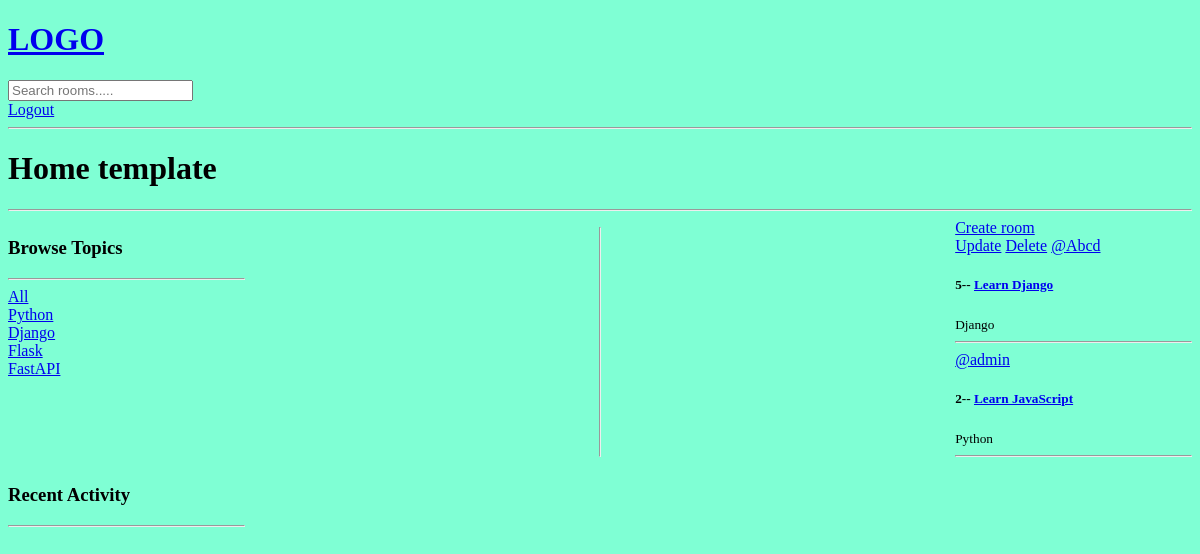
The page / (signed in) on the database as committed earlier.
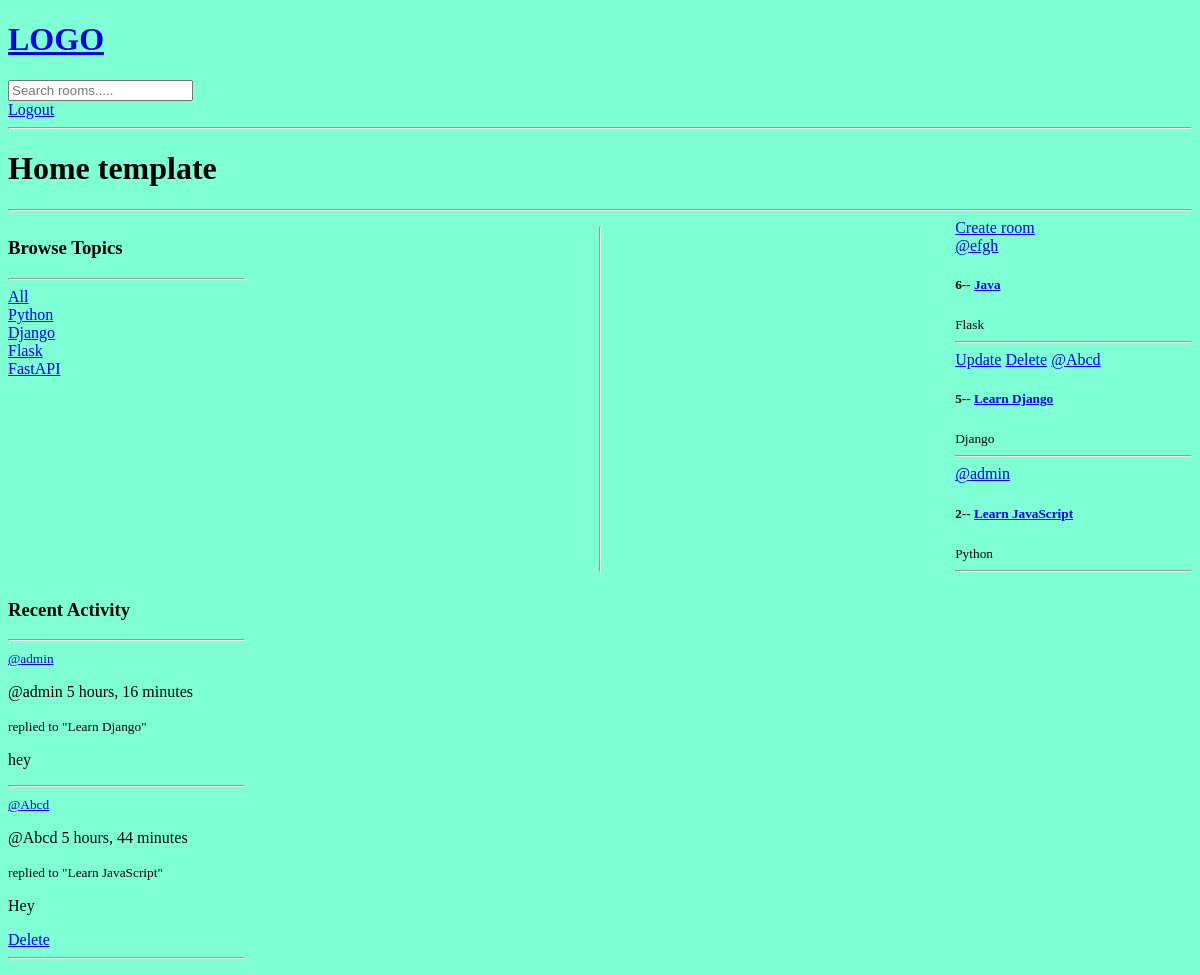
The same page on the database as committed later.
### app/models.py (models this page shows, shortened)
class Topic(models.Model):
    name=models.CharField(max_length=100)

class Room(models.Model):
    host=models.ForeignKey(User, on_delete=models.SET_NULL, null=True)
    topic=models.ForeignKey(Topic, on_delete=models.SET_NULL, null=True)
    name=models.CharField(max_length=100)
    description=models.TextField(null=True, blank=True)
    participants=models.ManyToManyField(User, related_name='participants', blank=True)
    updated=models.DateTimeField(auto_now=True)
    created=models.DateTimeField(auto_now_add=True)
    class Meta:
        ordering=['-updated','-created']
    def __str__(self):
        return self.name

class Message(models.Model):
    user=models.ForeignKey(User, on_delete=models.CASCADE)
    room=models.ForeignKey(Room, on_delete=models.CASCADE)
    body=models.TextField()
    updated=models.DateTimeField(auto_now=True)
    created=models.DateTimeField(auto_now_add=True)
    class Meta:
        ordering=['-updated','-created']
    def __str__(self):
        return self.body[0:50]

### app/views.py (the view)
# urls.py: path('', views.home, name='home'),
def home(request):
    q=request.GET.get('q') if request.GET.get('q')!=None else ''
    rooms=Room.objects.filter(
                              Q(topic__name__icontains=q)|
                              Q(name__icontains=q)|
                              Q(description__icontains=q)
                              )
    topics=Topic.objects.all()
    room_messages=Message.objects.filter(Q(room__topic__name__icontains=q))
    return render(request, 'app/home.html', {'rooms':rooms, 'topics':topics, 'room_messages':room_messages})

### app/templates/app/home.html (shortened to what this page needs)
{% extends 'main.html' %}
{% block content %}
<h1>Home template</h1>
<hr>
<div class="home_container">
    <div>
       {% include 'app/topics_component.html' %}
    </div>
    <hr>
    <div>
    <a href="{% url 'create-room' %}">Create room</a>
  {% include 'app/feed_component.html' %}
</div>
<div>
   {% include 'app/activity_component.html' %}
</div>
</div>
{% endblock content %}

### app/templates/app/topics_component.html
<h3>Browse Topics</h3>
<hr>
<div>
    <a href="{% url 'home' %}">All</a>
</div>
{% for topic in topics %}
<div>
    <a href="{% url 'home' %}?q={{topic.name}}">{{topic.name}}</a>
</div>
{% endfor %}

### app/templates/app/feed_component.html
<div>
    {% for room in rooms %}
        <div>
            {% if request.user == room.host %}
            <a href="{% url 'update_room' room.id %}">Update</a>
            <a href="{% url 'delete_room' room.id %}">Delete</a>
            {% endif %}
            <a href="{% url 'profile' room.host.id %}">@{{ room.host.username }}</a>
            <h5>{{room.id}}-- <a href="{% url 'room' room.id %}"> {{room.name}}</a></h5>
            <small>{{room.topic.name}}</small>
            <hr>
        </div>
    {% endfor %}
</div>

### app/templates/app/activity_component.html
<h3>Recent Activity</h3>
<hr>
{% for message in room_messages %}
<div>
    <small> <a href="{% url 'profile' message.user.id %}">@{{message.user}}</a> </small>
    <p>@{{message.user}}  {{message.created|timesince}}</p>
    <small>replied to "{{message.room}}"</small>
    <p>{{message}}</p>
    {% if request.user == message.user %}
    <a href="{% url 'delete_message' message.id %}">Delete</a>
    {% endif %}
    <hr>
</div>
{% endfor %}

Rows that differ between the two databases and show on the page:
added Room: host.username "efgh", id "6", name "Java", topic.name "Flask"
added Message: user "admin", created "5 hours, 16 minutes", room "Learn Django", body "hey"
added Message: user "Abcd", created "5 hours, 44 minutes", room "Learn JavaScript", body "Hey", shows "Delete"
